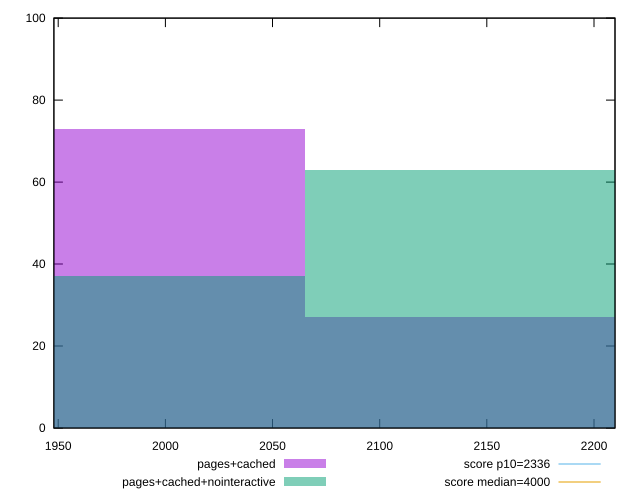

Write gnuplot code to recreate this figure.
reset
set terminal svg size 640, 500
set output "reprap/first-meaningful-paint/comparison/histogram/2_vs_3.svg"

$pagesCached <<EOF
1938.7562612628703 73
2181.1007939207293 27
EOF

$pagesCachedNointeractive <<EOF
1938.7562612628703 37
2181.1007939207293 63
EOF

set key outside below
set boxwidth 242.3445326578588
set yrange [0:100]
set style fill transparent solid 0.5 noborder

plot \
  $pagesCached title "pages+cached" with boxes, \
  $pagesCachedNointeractive title "pages+cached+nointeractive" with boxes, \


reset
